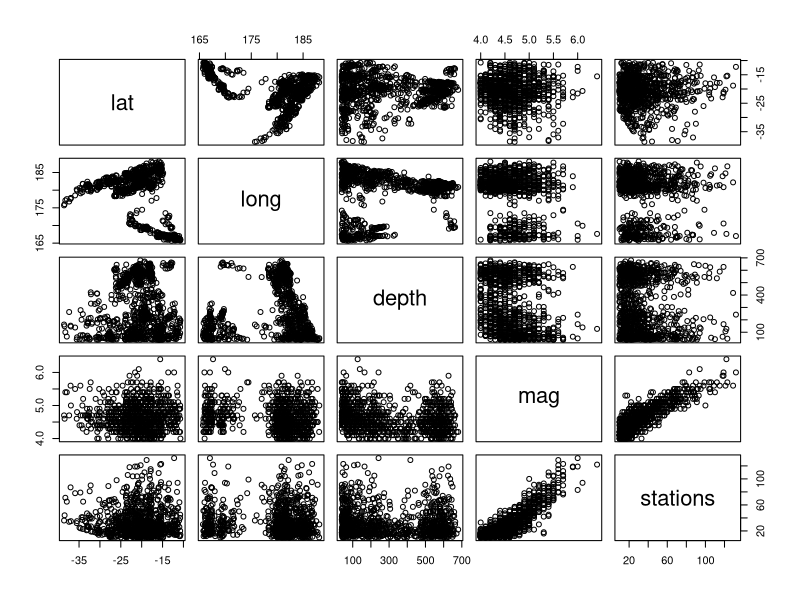

Write R code to recreate this figure.
library(datasets)
data(quakes)
str(quakes)

?quakes


quakes[1:10,]

head(quakes$long)

head(quakes[,c("lat", "long")])

plot(quakes)

